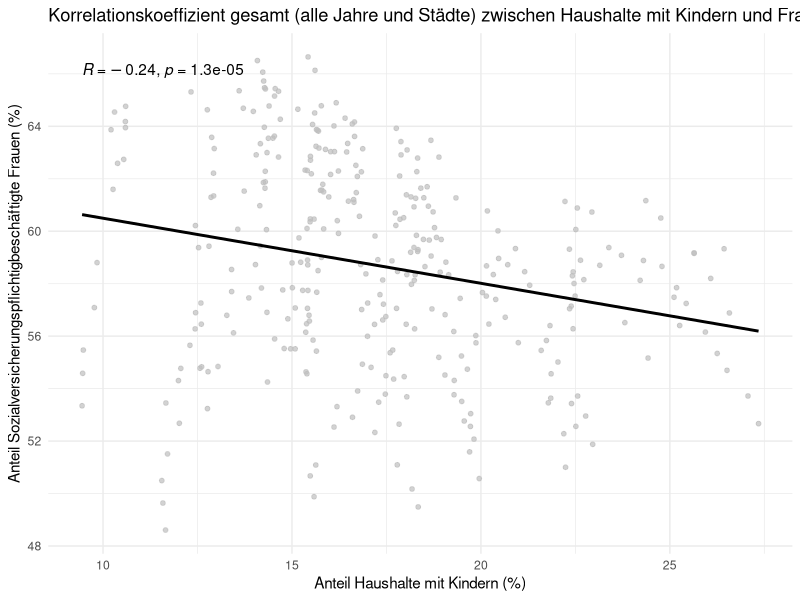
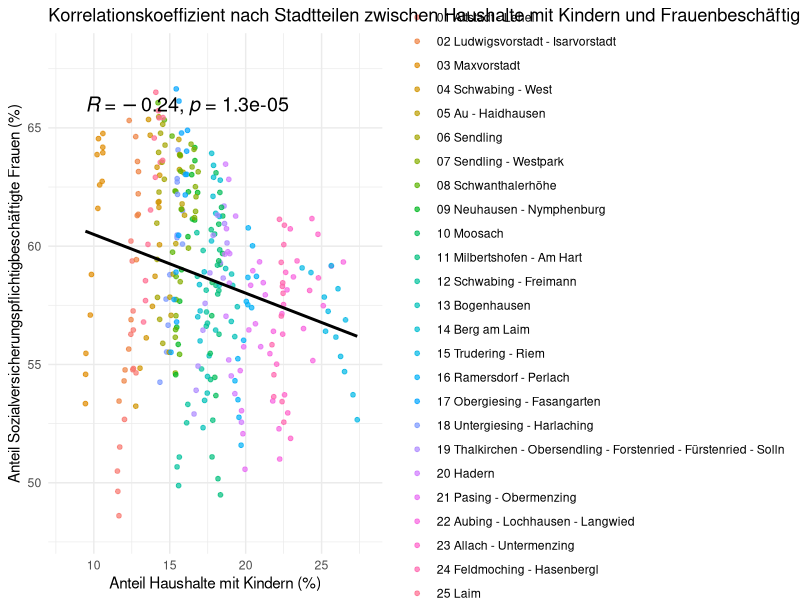
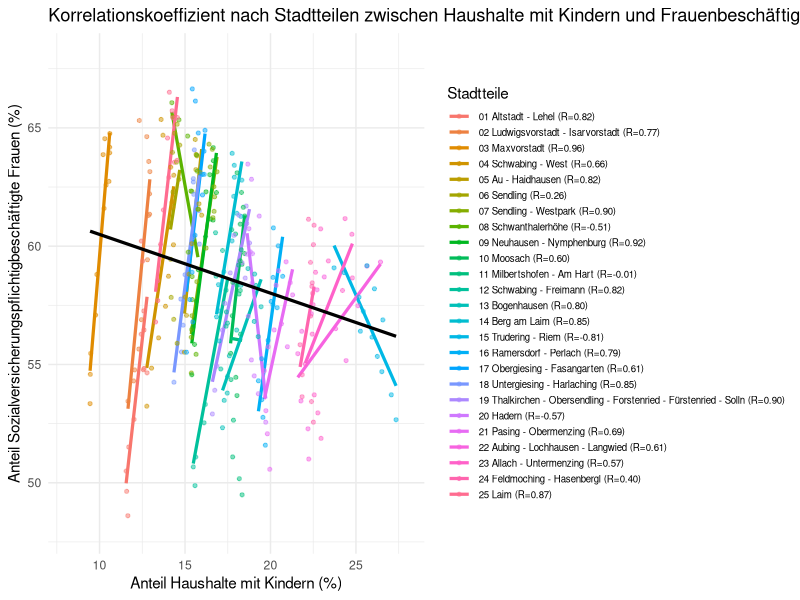
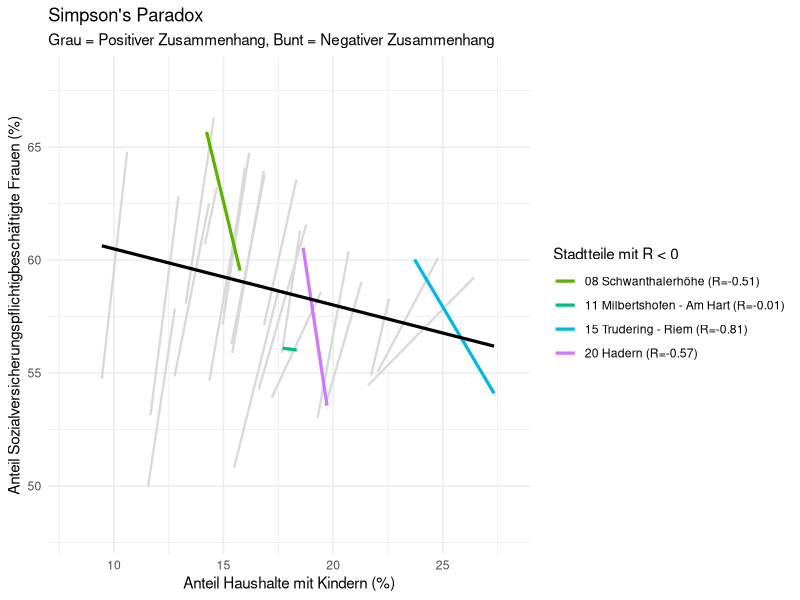
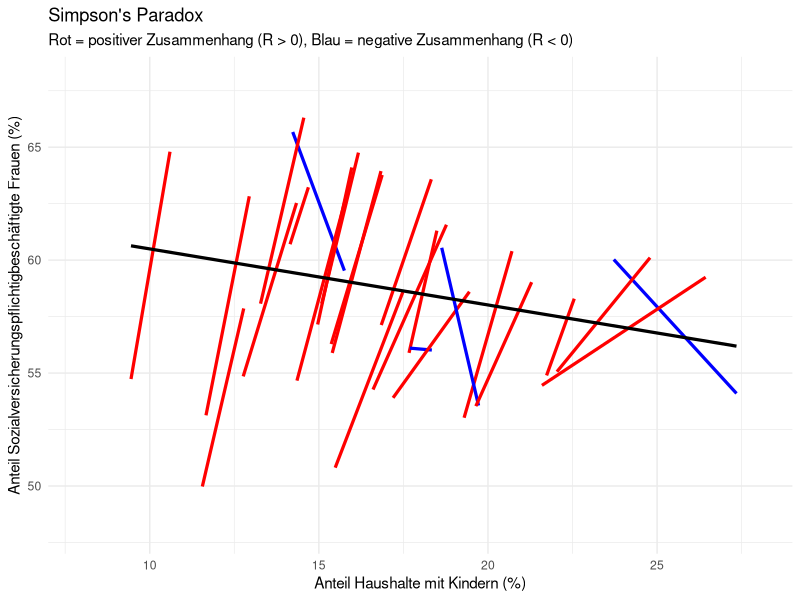

Source code (R) for these figures, in order:
library(readxl)
library(tidyverse)
library(ggpubr)
library(ggplot2)


export_be <- read_excel("data/raw/export_be.xlsx")
be_sheet <- read_excel("data/raw/export_be.xlsx", sheet = "BEVÖLKERUNG")

export_ar <- read_excel("data/raw/export_ar.xlsx")
ar_sheet <- read_excel("data/raw/export_ar.xlsx", sheet = "ARBEITSMARKT")


all_districts_and_city <- be_sheet %>%
  filter(
    Indikator == "Haushalte mit Kindern",
    Ausprägung == "insgesamt"
  ) %>%
  mutate(
    hmk = 100 * `Basiswert 1` / `Basiswert 2`
  )

Sozialversicherungspflichtig_Beschäftigte_anteil_frau <- ar_sheet %>%
  filter(
    Indikator == "Sozialversicherungspflichtig Beschäftigte - Anteil",
    Ausprägung == "weiblich"
  ) %>%
  mutate(
    anteil = 100 * `Basiswert 1` / `Basiswert 2`
  )


korrelations_daten <- inner_join(
  all_districts_and_city, 
  Sozialversicherungspflichtig_Beschäftigte_anteil_frau, 
  by = c("Raumbezug", "Jahr")
)

korrelations_daten_clean <- korrelations_daten %>%
  filter(Raumbezug != "Stadt München")

ggplot(korrelations_daten_clean, aes(x = hmk, y = anteil)) +
  geom_point(size = 1.3, color = "grey", alpha = 0.7) +
  geom_smooth(method = "lm", color = "black", se = FALSE, linewidth = 1) +
  stat_cor(label.x.npc = "left", label.y.npc = "top") + 
  labs(
    title = "Korrelationskoeffizient gesamt (alle Jahre und Städte) zwischen Haushalte mit Kindern und Frauenbeschäftigung",
    x = "Anteil Haushalte mit Kindern (%)",
    y = "Anteil Sozialversicherungspflichtigbeschäftigte Frauen (%)"
  ) +
  theme_minimal()

#----------------------------------------------------------------------------------
ggplot(korrelations_daten_clean, aes(x = hmk, y = anteil)) +
  geom_point(aes(color = Raumbezug), 
             size = 1.3,     
             alpha = 0.7) +   
  geom_smooth(method = "lm", color = "black", se = FALSE, linewidth = 1) +
  stat_cor(
    label.x.npc = "left",   
    label.y.npc = "top",   
    color = "black",
    size = 5
  ) + 
  coord_cartesian(xlim = c(8, 28), ylim = c(48, 68)) +
  labs(
    title = "Korrelationskoeffizient nach Stadtteilen zwischen Haushalte mit Kindern und Frauenbeschäftigung",
    x = "Anteil Haushalte mit Kindern (%)",
    y = "Anteil Sozialversicherungspflichtigbeschäftigte Frauen (%)",
    color = "Stadtteile" 
  ) +
  guides(color = guide_legend(ncol = 1)) + 
  theme_minimal()
#-----------------------------------------------------------------------
korrelations_daten <- inner_join(
  all_districts_and_city, 
  Sozialversicherungspflichtig_Beschäftigte_anteil_frau, 
  by = c("Raumbezug", "Jahr")
)

korrelations_daten_clean <- korrelations_daten %>%
  filter(Raumbezug != "Stadt München")



plot_data_final <- korrelations_daten_clean %>%
  group_by(Raumbezug) %>%
  mutate(
    r = cor(hmk, anteil, use = "complete.obs"),
    r_label = sprintf("(R=%.2f)", r),
    Raumbezug_Label = paste(Raumbezug, r_label, sep = " ")
  ) %>%
  ungroup()

all_labels <- sort(unique(plot_data_final$Raumbezug_Label))
all_colors <- scales::hue_pal()(length(all_labels))
stadtteil_palette <- all_colors
names(stadtteil_palette) <- all_labels

ggplot(plot_data_final, aes(x = hmk, y = anteil)) +
  geom_smooth(aes(color = Raumbezug_Label, group = Raumbezug_Label),
              method = "lm", se = FALSE, linewidth = 1.1, alpha = 0.8) +
  geom_point(aes(color = Raumbezug_Label), size = 1.1, alpha = 0.5) +
  geom_smooth(aes(group = 1), method = "lm", color = "black", linewidth = 1.1, se = FALSE) +
  scale_color_manual(values = stadtteil_palette) +
  labs(
    title = "Korrelationskoeffizient nach Stadtteilen zwischen Haushalte mit Kindern und Frauenbeschäftigung",
    x = "Anteil Haushalte mit Kindern (%)",
    y = "Anteil Sozialversicherungspflichtigbeschäftigte Frauen (%)",
    color = "Stadtteile" 
  ) +
  coord_cartesian(xlim = c(8, 28), ylim = c(48, 68)) +
  theme_minimal() +
  theme(
    legend.text = element_text(size = 7),
    legend.key.height = unit(0.4, "cm")
  ) +
  guides(color = guide_legend(ncol = 1))


#----------------------------------------------------------------------------
r_werte_check <- korrelations_daten_clean %>%
  group_by(Raumbezug) %>%
  summarise(
    r_wert = cor(hmk, anteil)
  ) %>%
  mutate(
    is_negative = r_wert < 0,
    Raumbezug_Label = paste0(Raumbezug, " (R=", round(r_wert, 2), ")")
  )

plot_data_highlight <- korrelations_daten_clean %>%
  left_join(r_werte_check, by = "Raumbezug")

ggplot(plot_data_highlight, aes(x = hmk, y = anteil)) +
  geom_smooth(
    data = subset(plot_data_highlight, is_negative == FALSE),
    aes(group = Raumbezug), 
    method = "lm", 
    se = FALSE, 
    color = "grey85", 
    linewidth = 0.8,
    alpha = 0.5
  ) +
  geom_smooth(
    data = subset(plot_data_highlight, is_negative == TRUE),
    aes(color = Raumbezug_Label, group = Raumbezug), 
    method = "lm", 
    se = FALSE, 
    linewidth = 1.1, 
    alpha = 1
  ) +
  geom_smooth(
    aes(group = 1), 
    method = "lm", 
    color = "black", 
    linewidth = 1.1, 
    se = FALSE
  ) +
  scale_color_manual(values = stadtteil_palette) +
  labs(
    title = "Simpson's Paradox",
    subtitle = "Grau = Positiver Zusammenhang, Bunt = Negativer Zusammenhang",
    x = "Anteil Haushalte mit Kindern (%)",
    y = "Anteil Sozialversicherungspflichtigbeschäftigte Frauen (%)",
    color = "Stadtteile mit R < 0" 
  ) +
  coord_cartesian(xlim = c(8, 28), ylim = c(48, 68)) +
  theme_minimal() +
  theme(legend.position = "right")

#------------------------------------------------------------------------------
plot_data_colored <- korrelations_daten_clean %>%
  group_by(Raumbezug) %>%
  mutate(
    r_wert = cor(hmk, anteil),
    trend_richtung = ifelse(r_wert >= 0, "positiv", "negativ")
  ) %>%
  ungroup() 

ggplot(plot_data_colored, aes(x = hmk, y = anteil)) +
  geom_smooth(
    aes(
      color = trend_richtung,  
      group = Raumbezug        
    ), 
    method = "lm", 
    se = FALSE, 
    linewidth = 1.1,    
    alpha = 0.6       
  ) +
  geom_smooth(aes(group = 1), method = "lm", color = "black", linewidth = 1.1, se = FALSE) +
  scale_color_manual(values = c(
    "positiv" = "red",  
    "negativ" = "blue"  
  )) +
  labs(
    title = "Simpson's Paradox",
    subtitle = "Rot = positiver Zusammenhang (R > 0), Blau = negative Zusammenhang (R < 0)",
    x = "Anteil Haushalte mit Kindern (%)",
    y = "Anteil Sozialversicherungspflichtigbeschäftigte Frauen (%)"
  ) +
  coord_cartesian(xlim = c(8, 28), ylim = c(48, 68)) +
  theme_minimal() +
  theme(legend.position = "none")

